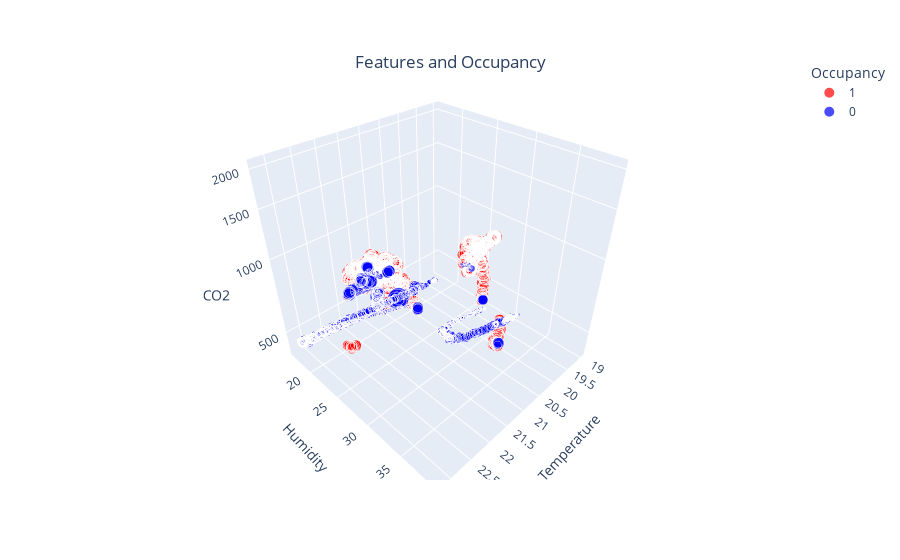

The notebook cell this image was saved under:
### Markdown cell above
На данном графике изображены данные относительно наличия людей в помещении в течение дня.

Легко заметить:
1. Рабочий день с 09:00 до 18:00
2. Любой параметр становится больше как раз с начала рабочего дня

### Code cell
data = df.copy()
data.Occupancy = data.Occupancy.astype(str)
fig = px.scatter_3d(data, x='Temperature', y='Humidity', z='CO2', size='Light', color='Occupancy', color_discrete_map={'1':'red', '0':'blue'})
fig.update_layout(scene_zaxis_type="log", title={'text': "Features and Occupancy",
                                                'y':0.9,
                                                'x':0.5,
                                                'xanchor': 'center',
                                                'yanchor': 'top'})
iplot(fig)

### Figure 1 — Plotly figure (JSON) as saved in the notebook; plotly's stock layout.template omitted (floating-point values rounded to 4 significant figures; data arrays with more than 128 entries replaced by an {"elided": "..."} marker saying what was removed)
{"data": [{"hovertemplate": "Occupancy=1<br>Temperature=%{x}<br>Humidity=%{y}<br>CO2=%{z}<br>Light=%{marker.size}<extra></extra>", "legendgroup": "1", "marker": {"color": "red", "size": {"elided": "1729 float values"}, "sizemode": "area", "sizeref": 3.866, "symbol": "circle"}, "mode": "markers", "name": "1", "scene": "scene", "showlegend": true, "type": "scatter3d", "x": {"elided": "1729 float values"}, "y": {"elided": "1729 float values"}, "z": {"elided": "1729 float values"}}, {"hovertemplate": "Occupancy=0<br>Temperature=%{x}<br>Humidity=%{y}<br>CO2=%{z}<br>Light=%{marker.size}<extra></extra>", "legendgroup": "0", "marker": {"color": "blue", "size": {"elided": "6414 float values"}, "sizemode": "area", "sizeref": 3.866, "symbol": "circle"}, "mode": "markers", "name": "0", "scene": "scene", "showlegend": true, "type": "scatter3d", "x": {"elided": "6414 float values"}, "y": {"elided": "6414 float values"}, "z": {"elided": "6414 float values"}}], "layout": {"legend": {"itemsizing": "constant", "title": {"text": "Occupancy"}, "tracegroupgap": 0}, "margin": {"t": 60}, "scene": {"domain": {"x": [0, 1], "y": [0, 1]}, "xaxis": {"title": {"text": "Temperature"}}, "yaxis": {"title": {"text": "Humidity"}}, "zaxis": {"title": {"text": "CO2"}, "type": "log"}}, "title": {"text": "Features and Occupancy", "x": 0.5, "xanchor": "center", "y": 0.9, "yanchor": "top"}}}
